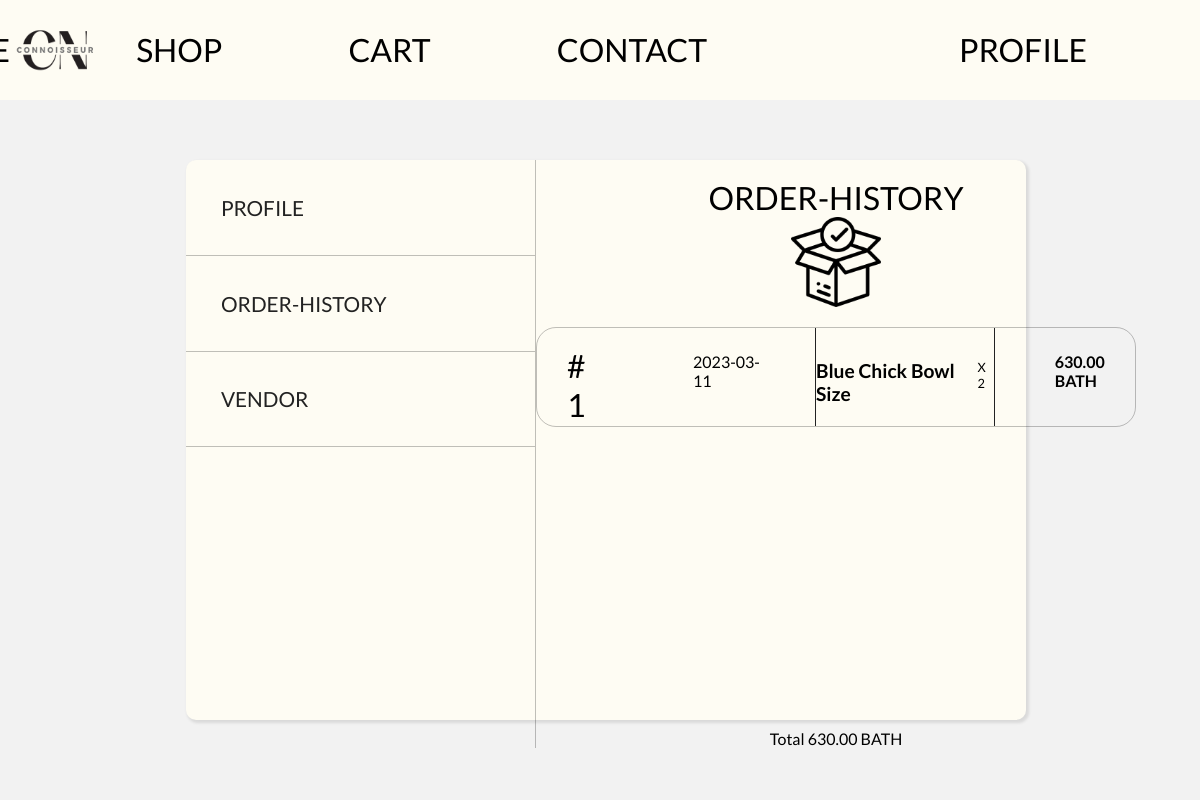
Screenshot of /order-history.php (signed in) with the database file from the repository.
### tables this page shows
CREATE TABLE `order_head` (
  `id` int(11) NOT NULL,
  `customer_id` int(11) NOT NULL,
  `date` date NOT NULL,
  `total` int(255) NOT NULL,
  `address` varchar(255) NOT NULL,
  `phone` int(100) NOT NULL,
  `email` varchar(255) NOT NULL
);

### order-history.php (the view, shortened to what this page needs)
<?php require "header_index.php";
$customer_id = $_SESSION['customer_id'];
$query = "SELECT
date,
oh.id as order_id,
od.sub_total,
od.product_id,
count(od.id) as product_count,
qty,
p.product_name
FROM order_head as oh
JOIN order_detail as od on oh.id = od.order_head_id
JOIN product as p on od.product_id = p.id
WHERE customer_id = $customer_id
GROUP BY oh.id, oh.total, od.product_id, p.product_name ORDER BY date desc";
$result = mysqli_query($connect, $query);
$sql_row =mysqli_num_rows($result);
$total =0;
$i = 1;
?>
<!DOCTYPE html>
<html lang="en">
<head>
    <link rel="stylesheet" href="css/order-history.css" />
</head>
<body>
    <main>
        <div class="Box">
            <div class="nav-bar">
                <div class="profile"> <a href="profile.php">profile</a></div>
                <div class="order-history"><a href="order-history.php">order-history</a></div>
                <div class="order-history"><a href="dashboard.php">Vendor</a></div>
            </div>
            <form action="saveprofile.php">
                <div class="profile-side">
                    <div class="head">ORDER-HISTORY </div>
                    <img src="image/package.png" alt="">
                    <div class="scroll">
                        <div class="container-box">
                            <?php while($row= mysqli_fetch_assoc($result) and $i <= $sql_row) {?>
                            <div class="product-box">
                                <div class="order-title"># <?php  echo $i;?></div>
                                <div class="date"> <?php echo $row['date']?></div>
                                <div class="product">
                                    <div class="product-name">
                                        <div class="sub-name"><?php echo $row['product_name']?></div> X
                                        <?php echo $row['qty']?>
                                    </div>
                                </div>
                                <div class="all-total"> <?php echo number_format($row['sub_total'],2);?> BATH</div>
                            </div>
                            <?php $total += $row['sub_total'];
                          $i++ ;} ?>
                        </div>
                    </div>
                    <div class="sum-all-total">Total <?php echo number_format($total,2);?> BATH</div>
            </form>
        </div>
</body>
</html>

### css/header_indexx.css (style rules this page uses)
body { background-color: #F2F2F2; font-family: 'Space Grotesk', sans-serif; height: 10vh; }
* { padding: 0; margin: 0; text-decoration: none; list-style: none; box-sizing: border-box; }

### css/order-history.css (style rules this page uses)
* { margin: 0; box-sizing: border-box; font-family: 'Lato', sans-serif; }
main { background-color: #F2F2F2; display: flex; justify-content: center; align-items: center; }
.Box { margin: 5%; height: 70vh; width: 70vw; background-color: #FEFCF3; border-radius: 10px; display: grid; grid-template-columns: 350px 1fr; margin-left: 6%; box-shadow: 2px 2px 3px 1px rgba(0, 0, 0, 0.1); }
a { color: #222; }
.nav-bar { border-right:1px solid rgba(0, 0, 0, 0.247); }
.profile { text-transform: uppercase; font-size: 1.3rem; font-weight: 400; border-bottom: 1px solid rgba(0, 0, 0, 0.247); padding: 10%; }
.order-history { text-transform: uppercase; font-size: 1.3rem; font-weight: 400; padding: 10%; border-bottom: 1px solid rgba(0, 0, 0, 0.247); }
.profile-side { display: flex; flex-direction: column; align-items: center; }
.head { font-size: 2rem; text-transform: uppercase; font-weight: 400; margin-top: 3%; margin-bottom: 5%; }
.product-box { position: relative; display: flex; border: 1px solid rgba(0, 0, 0, 0.247); border-radius: 20px; min-width: 50vw; min-height: 100px; margin-top: 10px; }
.order-title { margin-left: 5%; margin-top: 3%; font-size: 2rem; }
img { margin-top: -30px; width: 90px; height: 90px; margin-bottom: 10px ; }
.date { margin-left: 15%; margin-top: 4%; }
.product { border-left: #222 solid 1px; border-right: #222 solid 1px; margin-left: 50px; min-width: 15vw; display: flex; flex-direction: column; align-items: center; padding-top: 10px; padding-bottom: 10px; }
.product-name { display: flex; margin-top: 12%; font-size: .8rem; }
.all-total { margin-left: 10%; margin-top: 4%; font-weight: 600; }
.container-box { display: flex; flex-direction: column; flex: 1; overflow-y: auto; }
.scroll { max-width: 100%; height: 400px; min-height: 0; display: flex; flex-direction: column; }
.sub-name { font-weight: 600; font-size: 1.2rem; }
.sum-all-total { margin-top: 2%; }

### rows the page displays
order_head: date "2023-03-11", product_name "Blue Chick Bowl Size", qty "2", sub_total "630.00"

### other values shown
$total "630.00"
